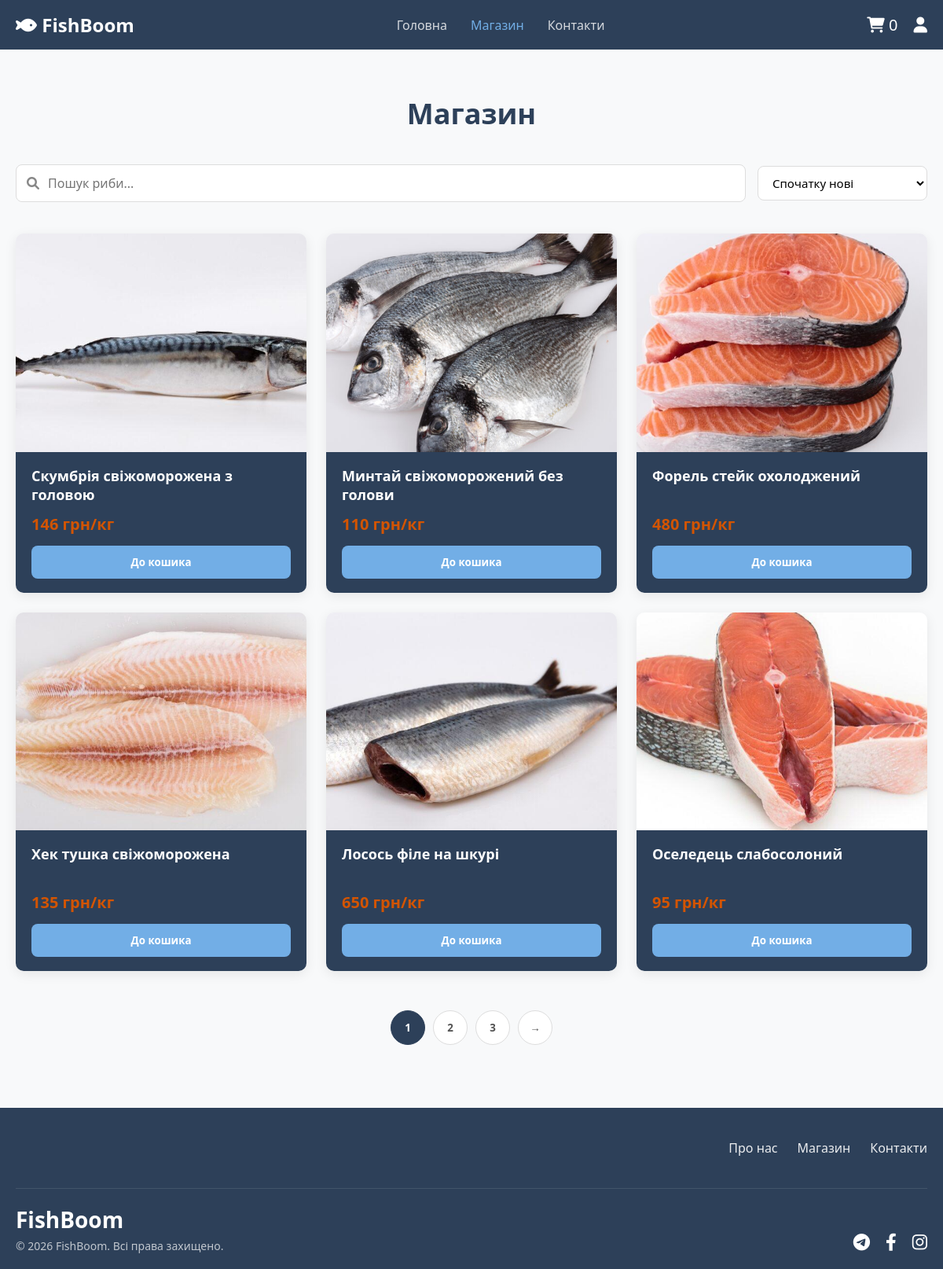
Screenshot of /magaz.php with the database file from the repository.
### tables this page shows
CREATE TABLE `fishes` (
  `id` int(11) NOT NULL,
  `name` varchar(255) NOT NULL,
  `weight` decimal(10,2) DEFAULT NULL,
  `price` decimal(10,2) NOT NULL,
  `photo` varchar(255) DEFAULT NULL,
  `description` text DEFAULT NULL,
  `created_at` timestamp NOT NULL DEFAULT current_timestamp()
);

### magaz.php (the view, shortened to what this page needs)
<?php
include 'db.php';
$search = isset($_GET['search']) ? $conn->real_escape_string($_GET['search']) : '';
$sort = isset($_GET['sort']) ? $_GET['sort'] : 'newest';
$sql = "SELECT * FROM fishes WHERE 1=1";
switch ($sort) {
    default:
        $sql .= " ORDER BY created_at DESC";
        break;
}
$result = $conn->query($sql);
?>
<!DOCTYPE html>
<html lang="uk">
<head>
    <link rel="stylesheet" href="style.css">
    <link rel="stylesheet" href="https://cdnjs.cloudflare.com/ajax/libs/font-awesome/6.0.0/css/all.min.css">
</head>
<body>
    <header class="header">
        <div class="container header-content">
            <div class="logo">
                <a href="index.php">
                    <i class="fas fa-fish"></i>
                    <span>FishBoom</span>
                </a>
            </div>
            <nav class="nav" id="nav-menu">
                <a href="index.php" class="nav-link">Головна</a>
                <a href="magaz.php" class="nav-link active">Магазин</a>
                <a href="kontakti.php" class="nav-link">Контакти</a>
            </nav>
            <div class="user-actions">
                <a href="koshik.php" class="cart-icon">
                    <i class="fas fa-shopping-cart"></i>
                    <span class="cart-count">0</span>
                </a>
                <a href="login.php"><i class="fas fa-user"></i></a>
            </div>
        </div>
    </header>
<main class="shop-page">
    <div class="container">
        <h1 class="page-title">Магазин</h1>
        <form action="magaz.php" method="GET" id="filterForm">
            <div class="shop-toolbar">
                <div class="search-box">
                    <i class="fas fa-search"></i>
                    <input type="text" name="search" placeholder="Пошук риби..."
                           id="searchInput" value="<?php echo htmlspecialchars($search); ?>">
                </div>
                <div class="filter-sort">
                    <div class="sort-select">
                        <select name="sort" id="sortSelect" onchange="document.getElementById('filterForm').submit()">
                            <option value="newest" <?php if($sort == 'newest') echo 'selected'; ?>>Спочатку нові</option>
                        </select>
                    </div>
                </div>
            </div>
        </form>
        <div class="shop-grid" id="productGrid">
            <?php
            if ($result->num_rows > 0) {
                while($row = $result->fetch_assoc()) {
                    ?>
                    <div class="product-card">
                        <div class="product-image">
                            <img src="img/<?php echo $row['photo']; ?>" alt="<?php echo $row['name']; ?>">
                        </div>
                        <div class="product-info">
                            <h3 class="product-title"><?php echo $row['name']; ?></h3>
                            <p class="price"><?php echo number_format($row['price'], 0, '.', ' '); ?> грн/кг</p>
                            <button class="btn-add-to-cart"
                                    data-id="<?php echo $row['id']; ?>"
                                    data-name="<?php echo $row['name']; ?>"
                                    data-price="<?php echo $row['price']; ?>">
                                До кошика
                            </button>
                        </div>
                    </div>
                    <?php
                }
            } else {
                echo "<p class='no-results'>На жаль, за вашим запитом нічого не знайдено.</p>";
            }
            ?>
        </div>
        <div class="pagination">
            <button class="page-btn active">1</button>
            <button class="page-btn">2</button>
            <button class="page-btn">3</button>
            <button class="page-btn">→</button>
        </div>
    </div>
</main>
    <footer class="footer">
        <div class="container">
            <div class="footer-top">
                <nav class="footer-nav">
                    <a href="index.php">Про нас</a>
                    <a href="magaz.php">Магазин</a>
                    <a href="kontakti.php">Контакти</a>
                </nav>
            </div>
            <div class="footer-bottom">
                <div class="footer-brand">
                    <h2 class="footer-logo">FishBoom</h2>
                    <p class="copyright">© 2026 FishBoom. Всі права захищено.</p>
                </div>
                <div class="footer-socials">
                    <a href="#"><i class="fab fa-telegram"></i></a>
                    <a href="#"><i class="fab fa-facebook-f"></i></a>
                    <a href="#"><i class="fab fa-instagram"></i></a>
                </div>
            </div>
        </div>
    </footer>
</body>
</html>

### style.css (style rules this page uses)
* { margin: 0; padding: 0; box-sizing: border-box; font-family: 'Segoe UI', Tahoma, Geneva, Verdana, sans-serif; scroll-behavior: smooth; }
.container { max-width: 1200px; margin: 0 auto; padding: 0 20px; }
.header { background-color: #2d4059; color: white; padding: 15px 0; position: fixed; top: 0; left: 0; width: 100%; z-index: 1000; }
.header-content { display: flex; justify-content: space-between; align-items: center; }
.logo { font-size: 24px; font-weight: bold; display: flex; align-items: center; gap: 10px; }
.logo a { color: white; text-decoration: none; }
.nav { display: flex; gap: 30px; }
.nav-link { color: #ffffff; text-decoration: none; font-size: 16px; opacity: 0.8; transition: opacity 0.3s; }
.nav-link:hover, .nav-link.active { opacity: 1; color: #72aee6; }
.user-actions { display: flex; gap: 20px; font-size: 20px; }
.user-actions a { color: white; text-decoration: none; }
.product-card { background-color: #2d4059; border-radius: 8px; overflow: hidden; transition: transform 0.3s; }
.product-image { width: 100%; aspect-ratio: 1 / 1; background-color: #f5f5f5; display: flex; align-items: center; justify-content: center; }
.product-image img { width: 100%; height: 100%; object-fit: contain; }
.product-info { background-color: #2d4059; padding: 15px; text-align: left; }
.product-info .price { font-size: 12px; opacity: 0.7; }
.product-info { color: white; padding: 20px; }
.price { font-size: 20px !important; font-weight: bold; opacity: 1 !important; margin-bottom: 15px; }
html { scroll-behavior: smooth; }
.footer { background-color: #2d4059; color: white; padding: 40px 0 20px; }
.footer-top { display: flex; justify-content: flex-end; margin-bottom: 40px; }
.footer-nav { display: flex; gap: 25px; }
.footer-nav a { color: white; text-decoration: none; font-size: 16px; opacity: 0.9; transition: opacity 0.3s; }
.footer-bottom { display: flex; justify-content: space-between; align-items: flex-end; border-top: 1px solid rgba(255,255,255,0.1); padding-top: 20px; }
.footer-logo { font-size: 28px; margin-bottom: 5px; }
.copyright { font-size: 14px; opacity: 0.7; }
.footer-socials { display: flex; gap: 20px; font-size: 22px; }
.footer-socials a { color: white; transition: transform 0.3s; }
.shop-page { padding: 120px 0 80px; background-color: #f8f9fa; min-height: 100vh; }
.page-title { text-align: center; font-size: 36px; color: #2d4059; margin-bottom: 40px; font-weight: 700; }
.shop-toolbar { display: flex; flex-wrap: wrap; gap: 15px; margin-bottom: 40px; align-items: center; justify-content: space-between; }
.search-box { flex: 1; min-width: 250px; position: relative; }
.search-box i { position: absolute; left: 14px; top: 50%; transform: translateY(-50%); color: #888; }
.search-box input { width: 100%; padding: 12px 12px 12px 40px; border: 1px solid #ddd; border-radius: 8px; font-size: 16px; }
.filter-sort { display: flex; gap: 12px; align-items: center; }
.sort-select select { padding: 10px 32px 10px 14px; border: 1px solid #ddd; border-radius: 8px; background: white; font-size: 15px; cursor: pointer; }
.shop-grid { display: grid; grid-template-columns: repeat(auto-fill, minmax(280px, 1fr)); gap: 25px; }
.product-card { background: white; border-radius: 10px; overflow: hidden; box-shadow: 0 4px 15px rgba(0,0,0,0.08); transition: all 0.25s ease; }
.product-image { aspect-ratio: 4/3; overflow: hidden; background: #f0f4f8; }
.product-image img { width: 100%; height: 100%; object-fit: cover; transition: transform 0.4s ease; }
.product-info { padding: 18px 20px; color: #2d4059; }
.product-title { font-size: 18px; margin: 0 0 10px; line-height: 1.35; min-height: 50px; color: white; }
.price { font-size: 20px; font-weight: 700; color: #d35400; margin-bottom: 14px; }
.btn-add-to-cart { width: 100%; padding: 12px; background-color: #72aee6; color: white; border: none; border-radius: 8px; font-weight: 600; cursor: pointer; transition: all 0.2s; }
.pagination { display: flex; justify-content: center; gap: 10px; margin-top: 50px; }
.page-btn { width: 44px; height: 44px; border-radius: 50%; border: 1px solid #ddd; background: white; color: #555; font-weight: 600; cursor: pointer; transition: all 0.2s; }
.page-btn:hover, .page-btn.active { background: #2d4059; color: white; border-color: #2d4059; }
input, select, textarea { width: 100%; padding: 12px 16px; border: 1px solid #ddd; border-radius: 8px; font-size: 16px; transition: border-color 0.2s; }

### rows the page displays
fishes: photo (picture), name "Скумбрія свіжоморожена з головою", price "146"
fishes: shows a picture, name "Минтай свіжоморожений без голови", price "110"
fishes: shows a picture, name "Форель стейк охолоджений", price "480"
fishes: photo (picture), name "Хек тушка свіжоморожена", price "135"
fishes: shows a picture, name "Лосось філе на шкурі", price "650"
fishes: shows a picture, name "Оселедець слабосолоний", price "95"
